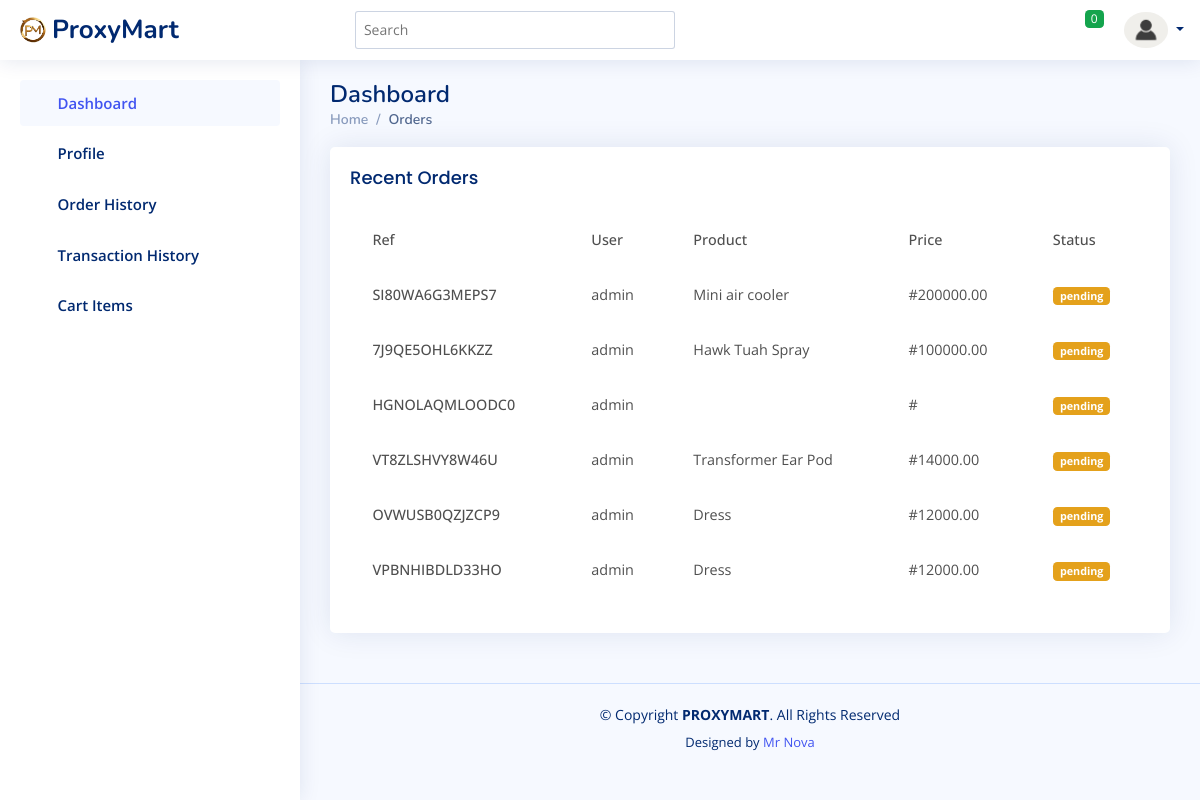
Page /accounts/orders/ (signed in) on the earlier database version.
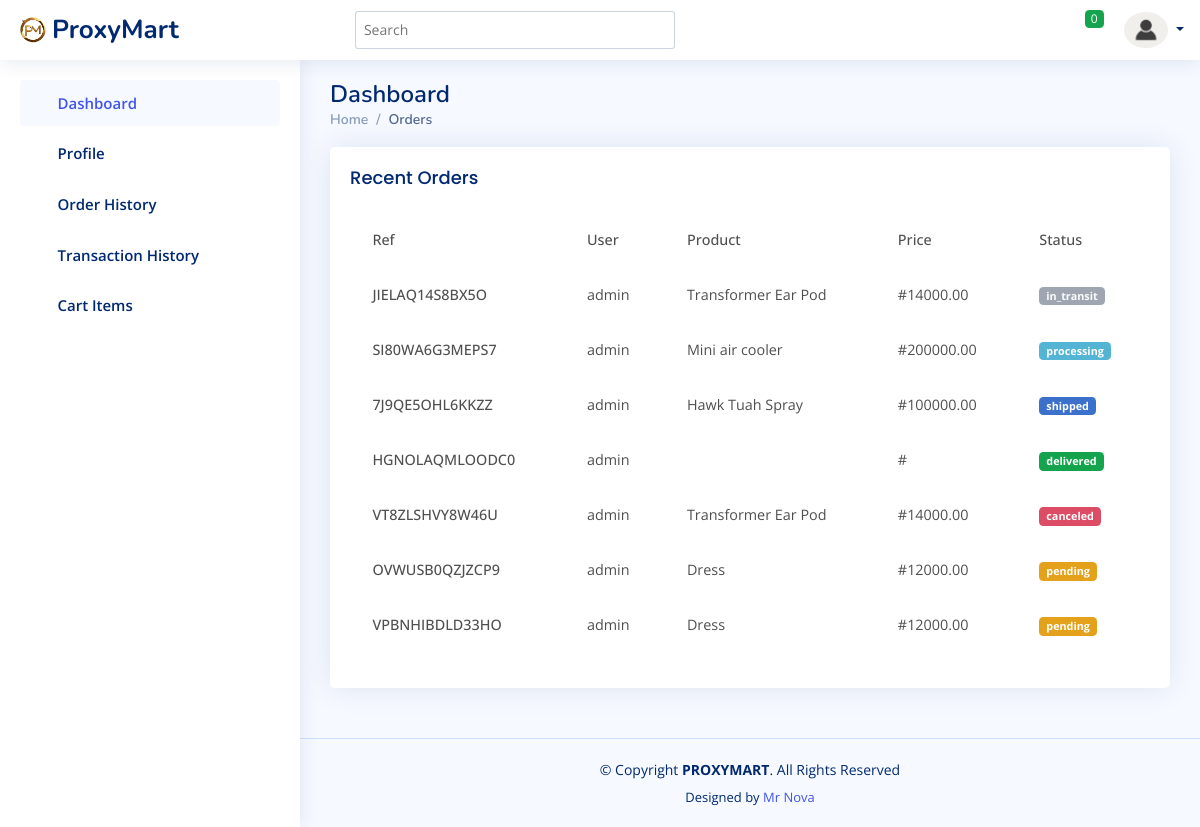
Same page on the later database version.
### core/models.py (models this page shows, shortened)
class SiteSettings(models.Model):
    title = models.CharField(max_length=255, verbose_name="Site Title")
    site_name = models.CharField(max_length=255, verbose_name="Site Name")
    description = models.TextField(blank=True, null=True, verbose_name="Description")
    favicon = models.ImageField(upload_to='images/favicons/', blank=True, null=True, verbose_name="Favicon")
    logo = models.ImageField(upload_to='images/logos/', blank=True, null=True, verbose_name="Logo")
    banner_img = models.ImageField(upload_to='images/banner', verbose_name="Banner Image")
    footer_text = models.TextField(blank=True, null=True, verbose_name="Footer Text")
    contact_email = models.EmailField(blank=True, null=True, verbose_name="Contact Email")
    sliders = models.ManyToManyField(Slider, blank=True, verbose_name="Slider Content")
    class Meta:
        verbose_name = "Site Setting"
        verbose_name_plural = "Site Settings"

### orders/models.py (models this page shows, shortened)
class Order(models.Model):
    STATUS_CHOICES = [
        ('pending', 'Pending'),
        ('processing', 'Processing'),
        ('shipped', 'Shipped'),
        ('in_transit', 'In Transit'),
        ('delivered', 'Delivered'),
        ('canceled', 'Canceled'),
    ]
    order_ref = models.CharField(max_length=14, unique=True, blank=True)
    user = models.ForeignKey(settings.AUTH_USER_MODEL, on_delete=models.CASCADE)
    status = models.CharField(max_length=20, choices=STATUS_CHOICES, default='pending')
    first_name = models.CharField(max_length=100, null=True, blank=True)
    last_name = models.CharField(max_length=100, null=True, blank=True)
    phone_number = models.CharField(max_length=20, null=True, blank=True)
    email = models.EmailField(null=True, blank=True)
    state = models.CharField(max_length=100, null=True, blank=True)
    lga = models.CharField(max_length=100, null=True, blank=True)
    city = models.CharField(max_length=100, null=True, blank=True)
    postal_code = models.CharField(max_length=20, null=True, blank=True)
    house_address = models.TextField(null=True, blank=True)
    additional_info = models.TextField(blank=True)
    created_at = models.DateTimeField(auto_now_add=True)
    updated_at = models.DateTimeField(auto_now=True)

class OrderItem(models.Model):
    order = models.ForeignKey(Order, on_delete=models.CASCADE, related_name='items')
    product = models.ForeignKey(Product, on_delete=models.CASCADE)
    quantity = models.PositiveIntegerField(default=1)
    price = models.DecimalField(max_digits=10, decimal_places=2)

### accounts/models.py (models this page shows, shortened)
class CustomUser(AbstractBaseUser, PermissionsMixin):
    email = models.EmailField(unique=True)
    username = models.CharField(max_length=150, unique=True, null=True)
    first_name = models.CharField(max_length=30, blank=True)
    last_name = models.CharField(max_length=30, blank=True)
    is_active = models.BooleanField(default=True)
    is_staff = models.BooleanField(default=False)
    agree_terms = models.BooleanField(default=False)
    objects = CustomUserManager()
    USERNAME_FIELD = 'username'
    REQUIRED_FIELDS = ['email']

### products/models.py (models this page shows, shortened)
class Product(models.Model):
    name = models.CharField(max_length=255, verbose_name="Product Name")
    description = models.TextField(blank=True, null=True, verbose_name="Description")
    price = models.DecimalField(max_digits=10, decimal_places=2, verbose_name="Price")
    images = models.ImageField(upload_to='products/', verbose_name="Product Image")
    quantity = models.PositiveIntegerField(verbose_name="Quantity")
    category = models.ForeignKey(Category, on_delete=models.CASCADE, related_name='products', verbose_name="Category")
    specifications = models.JSONField(default=dict, blank=True, verbose_name="Specifications")
    class Meta:
        verbose_name = "Product"
        verbose_name_plural = "Products"

### accounts/views.py (the view)
# urls.py: path('orders/', orders_history, name='orders_history'),
def orders_history(request):
    site_settings = SiteSettings.objects.first()
    orders = Order.objects.filter(user=request.user).order_by('-created_at')
    return render(request, 'accounts/orders_history.html', {
        'orders': orders,
       'site_settings': site_settings,
    })

### cart/context_processors.py (called while the page is built)
def cart_item_count(request):
    if request.user.is_authenticated:
        try:
            cart = Cart.objects.get(user=request.user)
            item_count = cart.items.count()
        except Cart.DoesNotExist:
            item_count = 0
    else:
        item_count = 0
    return {'cart_item_count': item_count}

### core/context_processors.py (called while the page is built)
def categories(request):
    return {
        'categories': Category.objects.all()
    }

### accounts/templates/accounts/orders_history.html (shortened to what this page needs)
{% extends 'accounts/base.html' %}
{% block content %}
<div class="pagetitle">
    <h1>Dashboard</h1>
    <nav>
      <ol class="breadcrumb">
        <li class="breadcrumb-item"><a href="{% url 'home' %}">Home</a></li>
        <li class="breadcrumb-item active">Orders</li>
      </ol>
    </nav>
  </div>
  <div class="col-12">
    <div class="card recent-sales overflow-auto">
      <div class="card-body">
        <h5 class="card-title">Recent Orders</h5>
        <table class="table table-borderless datatable">
          <thead>
              <tr>
                  <th scope="col">Ref</th>
                  <th scope="col">User</th>
                  <th scope="col">Product</th>
                  <th scope="col">Price</th>
                  <th scope="col">Status</th>
              </tr>
          </thead>
          <tbody>
              {% for order in orders %}
              <tr>
                  <th scope="row">{{ order.order_ref }}</th>
                  <td>{{ order.user.get_username }}</td>
                  <td>{{ order.items.first.product.name }}</td>
                  <td>#{{ order.items.first.price }}</td>
                  <td>
                    <span class="badge
                      {% if order.status == 'pending' %} bg-warning text-white
                      {% elif order.status == 'processing' %} bg-info text-white
                      {% elif order.status == 'shipped' %} bg-primary
                      {% elif order.status == 'in_transit' %} bg-secondary text-light
                      {% elif order.status == 'delivered' %} bg-success
                      {% elif order.status == 'canceled' %} bg-danger
                      {% endif %}" >
                      {{ order.status }}
                    </span>
                  </td>
              </tr>
              {% empty %}
              <tr>
                  <td colspan="5">No recent orders found.</td>
              </tr>
              {% endfor %}
          </tbody>
        </table>
      </div>
    </div>
  </div>
{% endblock  %}

### accounts/templates/accounts/base.html (shortened to what this page needs)
<!DOCTYPE html>
<html lang="en">
<head>
  {% load static %}
  <link href="{% static 'assets/bootstrap/css/bootstrap.min.css' %}" rel="stylesheet">
  <link href="{% static 'assets/bootstrap-icons/bootstrap-icons.css' %}" rel="stylesheet">
  <link href="{% static 'assets/quill/quill.snow.css' %}" rel="stylesheet">
  <link href="{% static 'assets/quill/quill.bubble.css' %}" rel="stylesheet">
  <link href="{% static 'assets/remixicon/remixicon.css' %}" rel="stylesheet">
  <link href="{% static 'assets/simple-datatables/style.css' %}" rel="stylesheet">
  <link rel="stylesheet" href="{% static 'assets/MDB5/css/mdb.min.css' %}" />
  <link href="{% static 'assets/css/dashboard-style.css' %}" rel="stylesheet">
</head>
<body>
  <header id="header" class="header fixed-top d-flex align-items-center">
    <div class="d-flex align-items-center justify-content-between">
      <a href="{% url "index" %}" class="logo d-flex align-items-center">
        {% if site_settings.logo %}
          <img src="{{ site_settings.logo.url }}"  alt="">
          <span class="d-none d-lg-block">ProxyMart</span>
        {% else %}
          <img src="{% static 'assets/images/p-m-logoT.PNG' %}" alt="Logo" width="200" height="50" class="d-inline-block align-text-top">
        {% endif %}
      </a>
      <i class="bi bi-list toggle-sidebar-btn"></i>
    </div>
    <div class="search-bar">
      <form class="search-form d-flex align-items-center" method="POST" action="#">
        <input type="text" name="query" placeholder="Search" title="Enter search keyword">
        <button type="submit" title="Search"><i class="bi bi-search"></i></button>
      </form>
    </div>
    <nav class="header-nav ms-auto">
      <ul class="d-flex align-items-center">
        <li class="nav-item dropdown">
          <a class="nav-link nav-icon" href="{% url 'cart_detail' %}">
            <i class="bi bi-cart4"></i>
            <span class="badge bg-success badge-number">{{ cart_item_count }}</span>
          </a>
        </li>
        <li class="nav-item dropdown pe-3">
          <a class="nav-link nav-profile d-flex align-items-center pe-0" href="#" data-bs-toggle="dropdown">
            {% if profile.image %}
              <img src="{{ profile.image.url }}" alt="Profile" class="rounded-circle">
            {% else %}
              <img src="{% static 'assets/images/download.PNG' %}" alt="Profile" class="rounded-circle">
            {% endif %}
            <span class="d-none d-md-block dropdown-toggle ps-2">{{ profile.user.username }}</span>
          </a>
        </li>
      </ul>
    </nav>
  </header>
  <aside id="sidebar" class="sidebar">
    <ul class="sidebar-nav" id="sidebar-nav">
      <li class="nav-item">
        <a class="nav-link " href="{% url 'home' %}">
          <i class="bi bi-grid"></i>
          <span>Dashboard</span>
        </a>
      </li>
      <li class="nav-item">
        <a class="nav-link collapsed" href="{% url 'profile' %}">
          <i class="bi bi-person"></i>
          <span>Profile</span>
        </a>
      </li>
      <li class="nav-item">
        <a class="nav-link collapsed" href="{% url 'orders_history' %}">
          <i class="bi bi-card-list"></i>
          <span>Order History</span>
        </a>
      </li>
      <li class="nav-item">
        <a class="nav-link collapsed" href="{% url 'transaction_history' %}">
          <i class="bi bi-cash-coin"></i>
          <span>Transaction History</span>
        </a>
      </li>
      <li class="nav-item">
        <a class="nav-link collapsed" href="{% url 'cart_detail' %}">
          <i class="bi bi-envelope"></i>
          <span>Cart Items</span>
        </a>
      </li>
    </ul>
  </aside>
  <main id="main" class="main">
        {% block content %}
        {% endblock %}
  </main>
  <footer id="footer" class="footer">
   <div class="copyright">
     &copy; Copyright <strong><span>PROXYMART</span></strong>. All Rights Reserved
   </div>
   <div class="credits">
     Designed by <a href="#">Mr Nova</a>
   </div>
 </footer>
 </body>
 </html>

### static/assets/css/dashboard-style.css (style rules this page uses)
:root { scroll-behavior: smooth; }
body { font-family: "Open Sans", sans-serif; background: #f6f9ff; color: #444444; }
a { color: #4154f1; text-decoration: none; }
h1, h2, h3, h4, h5, h6 { font-family: "Nunito", sans-serif; }
#main { margin-top: 60px; padding: 20px 30px; transition: all 0.3s; }
.pagetitle { margin-bottom: 10px; }
.pagetitle h1 { font-size: 24px; margin-bottom: 0; font-weight: 600; color: #012970; }
.card { margin-bottom: 30px; border: none; border-radius: 5px; box-shadow: 0px 0 30px rgba(1, 41, 112, 0.1); }
.card-title { padding: 20px 0 15px 0; font-size: 18px; font-weight: 500; color: #012970; font-family: "Poppins", sans-serif; }
.card-body { padding: 0 20px 20px 20px; }
.breadcrumb { font-size: 14px; font-family: "Nunito", sans-serif; color: #899bbd; font-weight: 600; }
.breadcrumb a { color: #899bbd; transition: 0.3s; }
.breadcrumb .breadcrumb-item::before { color: #899bbd; }
.breadcrumb .active { color: #51678f; font-weight: 600; }
.logo { line-height: 1; }
@media (min-width: 1200px) { .logo { width: 280px; } }
.logo img { max-height: 26px; margin-right: 6px; }
.logo span { font-size: 26px; font-weight: 700; color: #012970; font-family: "Nunito", sans-serif; }
.header { transition: all 0.5s; z-index: 997; height: 60px; box-shadow: 0px 2px 20px rgba(1, 41, 112, 0.1); background-color: #fff; padding-left: 20px; }
.header .toggle-sidebar-btn { font-size: 32px; padding-left: 10px; cursor: pointer; color: #012970; }
.header .search-bar { min-width: 360px; padding: 0 20px; }
.header .search-form { width: 100%; }
.header .search-form input { border: 0; font-size: 14px; color: #012970; border: 1px solid rgba(1, 41, 112, 0.2); padding: 7px 38px 7px 8px; border-radius: 3px; transition: 0.3s; width: 100%; }
.header .search-form button { border: 0; padding: 0; margin-left: -30px; background: none; }
.header .search-form button i { color: #012970; }
.header-nav ul { list-style: none; }
.header-nav>ul { margin: 0; padding: 0; }
.header-nav .nav-icon { font-size: 22px; color: #012970; margin-right: 25px; position: relative; }
.header-nav .nav-profile { color: #012970; }
.header-nav .nav-profile img { max-height: 36px; }
.header-nav .nav-profile span { font-size: 14px; font-weight: 600; }
.header-nav .badge-number { position: absolute; inset: -2px -5px auto auto; font-weight: normal; font-size: 12px; padding: 3px 6px; }
.sidebar { position: fixed; top: 60px; left: 0; bottom: 0; width: 300px; z-index: 996; transition: all 0.3s; padding: 20px; overflow-y: auto; scrollbar-width: thin; scrollbar-color: #aab7cf transparent; box-shadow: 0px 0px 20px rgba(1, 41, 112, 0.1); background-color: #fff; }
@media (min-width: 1200px) { #main, #footer { margin-left: 300px; } }
.sidebar-nav { padding: 0; margin: 0; list-style: none; }
.sidebar-nav li { padding: 0; margin: 0; list-style: none; }
.sidebar-nav .nav-item { margin-bottom: 5px; }
.sidebar-nav .nav-link { display: flex; align-items: center; font-size: 15px; font-weight: 600; color: #4154f1; transition: 0.3; background: #f6f9ff; padding: 10px 15px; border-radius: 4px; }
.sidebar-nav .nav-link i { font-size: 16px; margin-right: 10px; color: #4154f1; }
.sidebar-nav .nav-link.collapsed { color: #012970; background: #fff; }
.sidebar-nav .nav-link.collapsed i { color: #899bbd; }
.footer { padding: 20px 0; font-size: 14px; transition: all 0.3s; border-top: 1px solid #cddfff; }
.footer .copyright { text-align: center; color: #012970; }
.footer .credits { padding-top: 5px; text-align: center; font-size: 13px; color: #012970; }

Differences in the rows shown:
added Order: order_ref "JIELAQ14S8BX5O", user.get_username "admin", items.first.product.name "Transformer Ear Pod", items.first.price "14000.00", status "in_transit"
changed Order "SI80WA6G3MEPS7": status "pending" → "processing"
changed Order "7J9QE5OHL6KKZZ": status "pending" → "shipped"
changed Order "HGNOLAQMLOODC0": status "pending" → "delivered"
changed Order "VT8ZLSHVY8W46U": status "pending" → "canceled"
